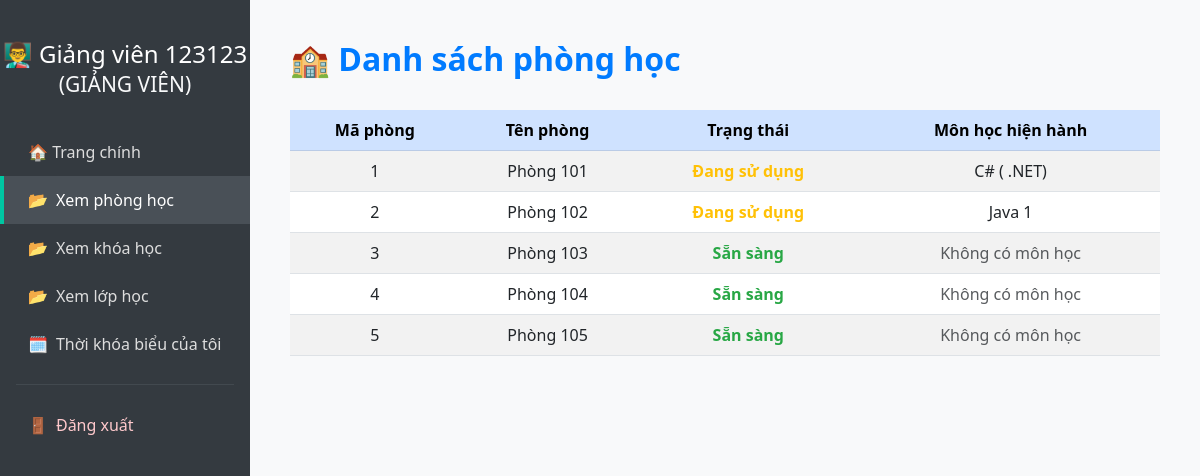
/view-rooms (signed in), run on an earlier commit of the app's database.
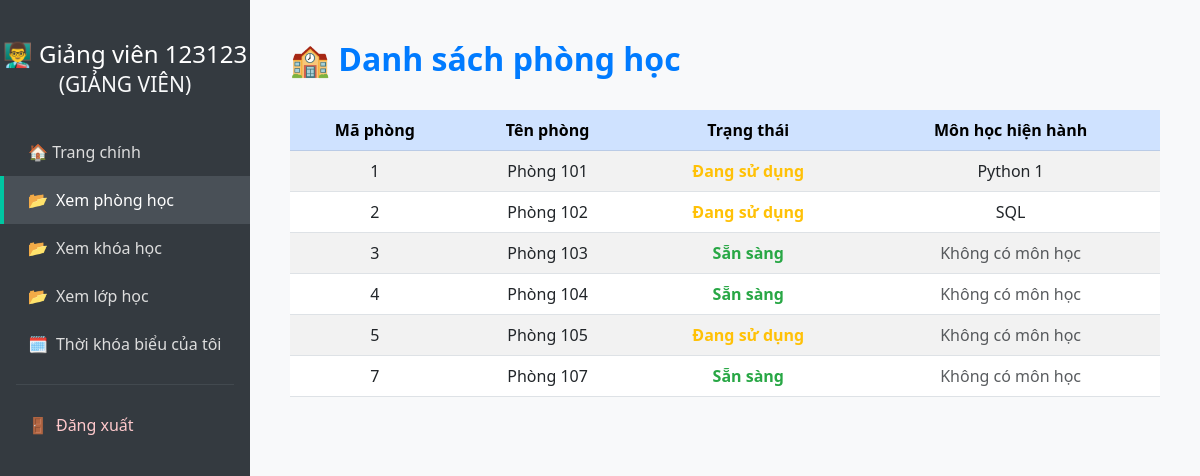
And on a later commit of the database.
### tables this page shows
CREATE TABLE rooms (
            id INTEGER PRIMARY KEY AUTOINCREMENT,
            name TEXT NOT NULL UNIQUE,
            status TEXT NOT NULL CHECK (status IN ('available', 'occupied', 'maintenance'))
        );

### app.py (the view)
@app.route('/view-rooms')
@login_required
def view_rooms():
    conn = sqlite3.connect('database.db')
    cursor = conn.cursor()
    query = """
        select r.id, r.name, r.status, co.name as course_name, u.full_name as teacher_name
        from rooms r
        left join classes c on r.id = c.room_id
        left join courses co on c.course_id = co.id
        left join users u on c.teacher_id = u.id
        group by r.id
    """
    rooms = cursor.execute(query).fetchall()
    conn.close()
    return render_template('view_rooms.html', rooms=rooms, user =current_user)

### app.py (called while the page is built)
@login_manager.user_loader
def load_user(user_id):
    conn = sqlite3.connect('database.db')
    cursor = conn.cursor()
    cursor.execute("SELECT id, full_name, email, role FROM users WHERE id = ?", (user_id,))
    row = cursor.fetchone()
    conn.close()
    if row:
        return User(*row)
    return None

### templates/view_rooms.html (shortened to what this page needs)
<!DOCTYPE html>
<html lang="vi">
<head>
  <link href="https://cdn.jsdelivr.net/npm/bootstrap@5.3.0/dist/css/bootstrap.min.css" rel="stylesheet">
</head>
<body>
<div class="sidebar">
  {%if user.role == 'admin' %}
    <h4>🎓 {{ user.full_name }}<br><small class="text-light">(ADMIN)</small></h4>
  {% elif user.role == 'teacher' %}
    <h4>👨‍🏫 {{ user.full_name }}<br><small class="text-light">(GIẢNG VIÊN)</small></h4>
  {% else %}
    <h4>👩‍🎓 {{ user.full_name }}<br><small class="text-light">(Sinh viên)</small></h4>
  {% endif %}
  <a href="/dashboard" >🏠 Trang chính</a>
  <a href="{{ url_for('view_rooms') }}" class="active"><span class="icon">📂</span>Xem phòng học</a>
  <a href="{{ url_for('view_courses') }}"><span class="icon">📂</span>Xem khóa học</a>
  <a href="{{ url_for('view_classes') }}" ><span class="icon">📂</span>Xem lớp học</a>
  {%if user.role == 'teacher' %}
  <a href="{{ url_for('teacher_schedule') }}"><span class="icon">🗓️</span>Thời khóa biểu của tôi</a>
  {% endif %}
  <hr class="text-secondary mx-3">
  <a href="{{ url_for('logout') }}" class="logout-link"><span class="icon">🚪</span>Đăng xuất</a>
</div>
<div class="main-content">
  <h2>🏫 Danh sách phòng học</h2>
  <div class="table-responsive">
    <table class="table table-striped table-hover">
      <thead class="table-primary">
        <tr>
          <th>Mã phòng</th>
          <th>Tên phòng</th>
          <th>Trạng thái</th>
          <th>Môn học hiện hành</th>
        </tr>
      </thead>
      <tbody>
        {% for room in rooms %}
        <tr>
          <td>{{ room[0] }}</td>
          <td>{{ room[1] }}</td>
          <td>
            {% if room[2] == 'available' %}
              <span class="status-available">Sẵn sàng</span>
            {% elif room[2] == 'occupied' %}
              <span class="status-occupied">Đang sử dụng</span>
            {% elif room[2] == 'maintenance' %}
              <span class="status-maintenance">Bảo trì</span>
            {% else %}
              {{ room[2] }}
            {% endif %}
          </td>
          <td>
            {% if room[3] %}
              {{ room[3] }}
            {% else %}
              <span class="text-muted">Không có môn học</span>
            {% endif %}
          </td>
        </tr>
        {% endfor %}
      </tbody>
    </table>
  </div>
</div>
</body>
</html>

What changed in the data, as far as the page shows it:
computed for rooms "Phòng 101": room "C# ( .NET)" → "Python 1"
computed for rooms "Phòng 102": room "Java 1" → "SQL"
changed rooms "Phòng 105": status "Sẵn sàng" → "Đang sử dụng"
added rooms: id "7", name "Phòng 107", status "Sẵn sàng", shows "Không có môn học"
